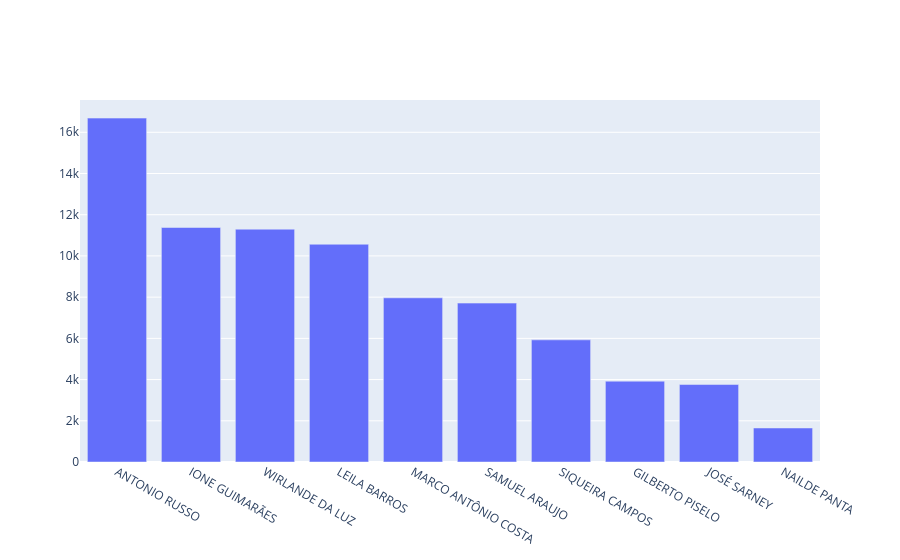

The notebook cell this image was saved under:
### Markdown cell above
# Senadores com menor gasto

Entre os 10 senadores com menor despesa, destacam-se José Sarney (MDB) com R$ 3,8 mil e Nailde Panta (Progressistas) com menos de R$ 1,7 mil.  

Essa diferença extrema evidencia grande disparidade no uso de recursos entre parlamentares.

### Code cell
senadores_menor = go.Bar(
    x = senadores_menor['SENADOR'],
    y = senadores_menor['VALOR_REEMBOLSADO'],
    hovertemplate='<b>Senador:</b> %{x}<br>' +
      '<b>Valor reembolsado:</b> R$ %{y:,.2f}<extra></extra>'
)

data = senadores_menor
fig = go.Figure(data=data)
fig.show()

### Figure 1 — Plotly figure (JSON) as saved in the notebook; plotly's stock layout.template omitted (floating-point values rounded to 4 significant figures)
{"data": [{"hovertemplate": "<b>Senador:</b> %{x}<br><b>Valor reembolsado:</b> R$ %{y:,.2f}<extra></extra>", "type": "bar", "x": ["ANTONIO RUSSO", "IONE GUIMARÃES", "WIRLANDE DA LUZ", "LEILA BARROS", "MARCO ANTÔNIO COSTA", "SAMUEL ARAUJO", "SIQUEIRA CAMPOS", "GILBERTO PISELO", "JOSÉ SARNEY", "NAILDE PANTA"], "y": [16690.0, 11380.0, 11300.0, 10570.0, 7967.0, 7711.0, 5927.0, 3923.0, 3760.0, 1651.0]}], "layout": {}}
